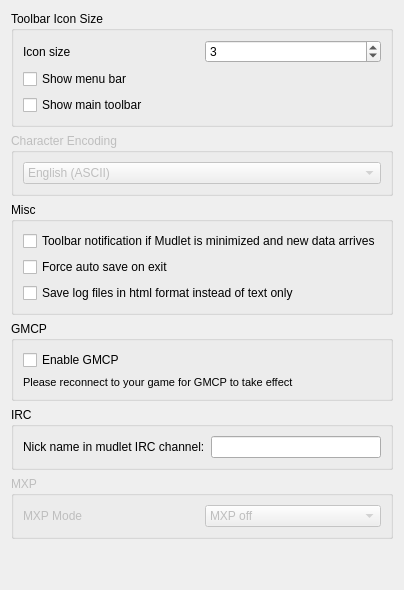
     <widget class="QWidget" name="General">
      <property name="sizePolicy">
       <sizepolicy hsizetype="Expanding" vsizetype="Expanding">
        <horstretch>0</horstretch>
        <verstretch>0</verstretch>
       </sizepolicy>
      </property>
      <attribute name="title">
       <string>General</string>
      </attribute>
      <layout class="QGridLayout" name="gridLayout_19">
       <item row="0" column="0">
        <widget class="QGroupBox" name="groupBox_11">
         <property name="sizePolicy">
          <sizepolicy hsizetype="Expanding" vsizetype="Expanding">
           <horstretch>0</horstretch>
           <verstretch>0</verstretch>
          </sizepolicy>
         </property>
         <property name="title">
          <string>Toolbar Icon Size</string>
         </property>
         <layout class="QGridLayout" name="gridLayout_6">
          <item row="0" column="0">
           <widget class="QLabel" name="label_34">
            <property name="text">
             <string>Icon size</string>
            </property>
           </widget>
          </item>
          <item row="0" column="1">
           <widget class="QSpinBox" name="MainIconSize">
            <property name="specialValueText">
             <string/>
            </property>
            <property name="minimum">
             <number>1</number>
            </property>
            <property name="maximum">
             <number>4</number>
            </property>
            <property name="value">
             <number>3</number>
            </property>
           </widget>
          </item>
          <item row="1" column="0" colspan="2">
           <widget class="QCheckBox" name="showMenuBar">
            <property name="toolTip">
             <string>Enables the typical menu bar with drop-down menus in the main window. Requires restart to take effect</string>
            </property>
            <property name="text">
             <string>Show menu bar</string>
            </property>
           </widget>
          </item>
          <item row="2" column="0" colspan="2">
           <widget class="QCheckBox" name="showToolbar">
            <property name="toolTip">
             <string>Enables the default button bar in the main window. Requires restart to take effect</string>
            </property>
            <property name="text">
             <string>Show main toolbar</string>
            </property>
           </widget>
          </item>
         </layout>
        </widget>
       </item>
       <item row="1" column="0">
        <widget class="QGroupBox" name="groupBox_5">
         <property name="enabled">
          <bool>false</bool>
         </property>
         <property name="title">
          <string>Character Encoding</string>
         </property>
         <layout class="QVBoxLayout" name="verticalLayout_7">
          <item>
           <widget class="QComboBox" name="encoding">
            <item>
             <property name="text">
              <string>English (ASCII)</string>
             </property>
            </item>
            <item>
             <property name="text">
              <string>UTF-8</string>
             </property>
            </item>
            <item>
             <property name="text">
              <string>Chinese</string>
             </property>
            </item>
           </widget>
          </item>
         </layout>
        </widget>
       </item>
       <item row="2" column="0">
        <widget class="QGroupBox" name="groupBox_2">
         <property name="title">
          <string>Misc</string>
         </property>
         <layout class="QVBoxLayout" name="verticalLayout">
          <item>
           <widget class="QCheckBox" name="mAlertOnNewData">
            <property name="text">
             <string>Toolbar notification if Mudlet is minimized and new data arrives</string>
            </property>
           </widget>
          </item>
          <item>
           <widget class="QCheckBox" name="mFORCE_SAVE_ON_EXIT">
            <property name="text">
             <string>Force auto save on exit</string>
            </property>
           </widget>
          </item>
          <item>
           <widget class="QCheckBox" name="mRawStreamDump">
            <property name="toolTip">
             <string>Switch log file format from HTML to raw stream dump in logfiles as sent by server. The logfile can then be can be loaded by Mudlet to test your trigger systems offline.</string>
            </property>
            <property name="text">
             <string>Save log files in html format instead of text only</string>
            </property>
           </widget>
          </item>
         </layout>
        </widget>
       </item>
       <item row="4" column="0">
        <widget class="QGroupBox" name="groupBox_13">
         <property name="title">
          <string>GMCP</string>
         </property>
         <layout class="QGridLayout" name="gridLayout_13">
          <item row="0" column="0">
           <widget class="QCheckBox" name="mEnableGMCP">
            <property name="toolTip">
             <string>Note: On IRE games, because Rapture is buggy, if you enable GMCP it will stop sending you ATCP</string>
            </property>
            <property name="text">
             <string>Enable GMCP</string>
            </property>
           </widget>
          </item>
          <item row="1" column="0">
           <widget class="QLabel" name="need_reconnect_for_gmcp">
            <property name="enabled">
             <bool>true</bool>
            </property>
            <property name="font">
             <font>
              <pointsize>8</pointsize>
             </font>
            </property>
            <property name="mouseTracking">
             <bool>false</bool>
            </property>
            <property name="text">
             <string>Please reconnect to your game for GMCP to take effect</string>
            </property>
            <property name="textFormat">
             <enum>Qt::AutoText</enum>
            </property>
            <property name="wordWrap">
             <bool>true</bool>
            </property>
           </widget>
          </item>
         </layout>
        </widget>
       </item>
       <item row="8" column="0">
        <spacer name="verticalSpacer_8">
         <property name="orientation">
          <enum>Qt::Vertical</enum>
         </property>
         <property name="sizeHint" stdset="0">
          <size>
           <width>20</width>
           <height>40</height>
          </size>
         </property>
        </spacer>
       </item>
       <item row="7" column="0">
        <widget class="QGroupBox" name="groupBox_3">
         <property name="enabled">
          <bool>false</bool>
         </property>
         <property name="title">
          <string>MXP</string>
         </property>
         <layout class="QHBoxLayout" name="horizontalLayout_2">
          <item>
           <widget class="QLabel" name="label_36">
            <property name="text">
             <string>MXP Mode</string>
            </property>
           </widget>
          </item>
          <item>
           <widget class="QComboBox" name="mMXPMode">
            <item>
             <property name="text">
              <string>MXP off</string>
             </property>
            </item>
            <item>
             <property name="text">
              <string>MXP auto detect (default)</string>
             </property>
            </item>
            <item>
             <property name="text">
              <string>MXP always on</string>
             </property>
            </item>
           </widget>
          </item>
         </layout>
        </widget>
       </item>
       <item row="5" column="0">
        <widget class="QGroupBox" name="groupBox_16">
         <property name="title">
          <string>IRC</string>
         </property>
         <layout class="QHBoxLayout" name="horizontalLayout_4">
          <item>
           <widget class="QLabel" name="label_58">
            <property name="text">
             <string>Nick name in mudlet IRC channel:</string>
            </property>
           </widget>
          </item>
          <item>
           <widget class="QLineEdit" name="ircNick"/>
          </item>
         </layout>
         <zorder>label_58</zorder>
         <zorder>ircNick</zorder>
         <zorder>ircNick</zorder>
         <zorder>label_58</zorder>
        </widget>
       </item>
      </layout>
     </widget>
